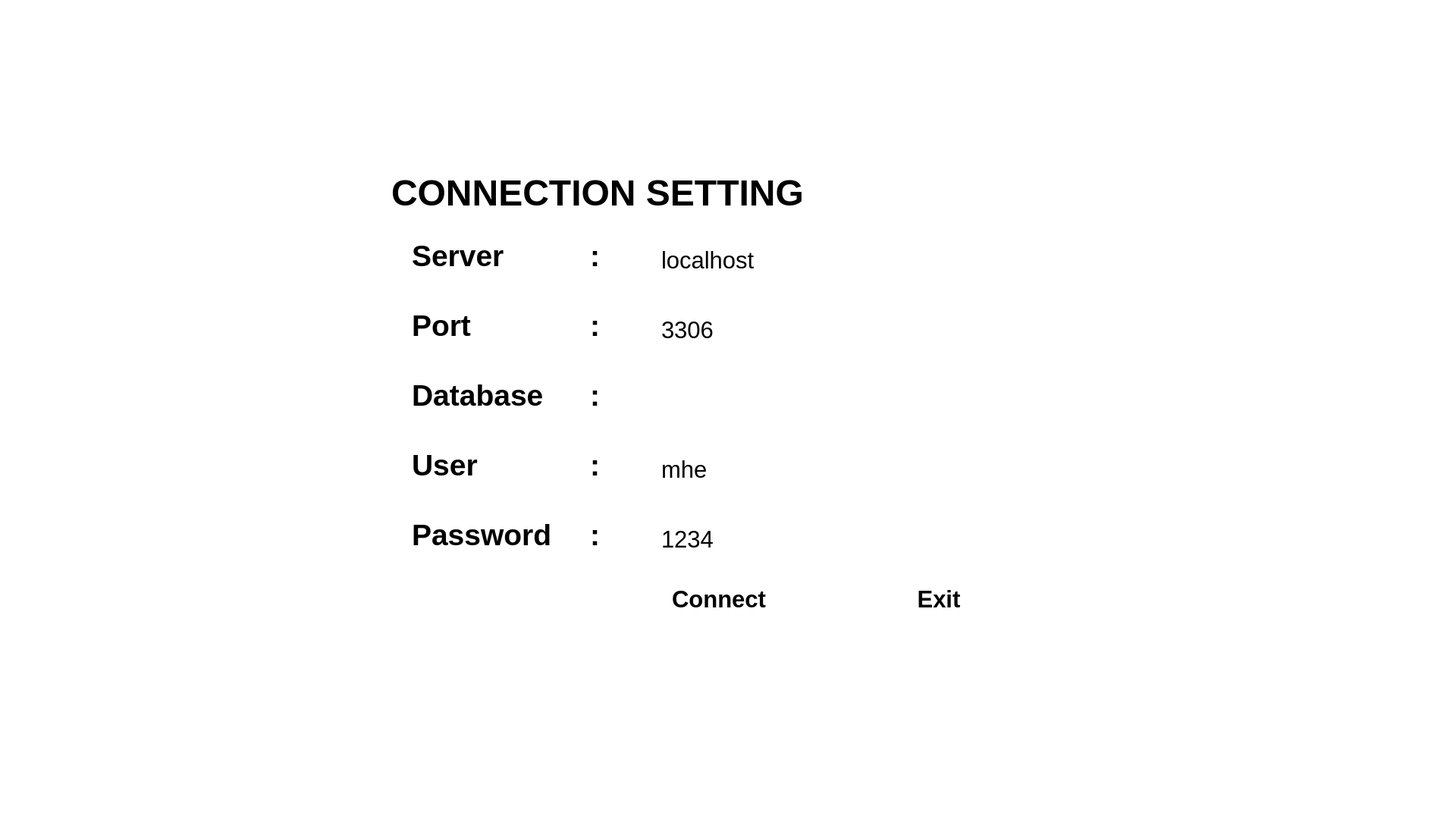
<?xml version="1.0" encoding="UTF-8"?>
<ui version="4.0">
 <class>MainWindow</class>
 <widget class="QMainWindow" name="MainWindow">
  <property name="windowModality">
   <enum>Qt::NonModal</enum>
  </property>
  <property name="geometry">
   <rect>
    <x>0</x>
    <y>0</y>
    <width>1920</width>
    <height>1080</height>
   </rect>
  </property>
  <property name="palette">
   <palette>
    <active>
     <colorrole role="Midlight">
      <brush brushstyle="SolidPattern">
       <color alpha="255">
        <red>255</red>
        <green>255</green>
        <blue>255</blue>
       </color>
      </brush>
     </colorrole>
     <colorrole role="Base">
      <brush brushstyle="SolidPattern">
       <color alpha="255">
        <red>255</red>
        <green>255</green>
        <blue>255</blue>
       </color>
      </brush>
     </colorrole>
     <colorrole role="Window">
      <brush brushstyle="SolidPattern">
       <color alpha="255">
        <red>255</red>
        <green>255</green>
        <blue>255</blue>
       </color>
      </brush>
     </colorrole>
     <colorrole role="Shadow">
      <brush brushstyle="SolidPattern">
       <color alpha="255">
        <red>255</red>
        <green>255</green>
        <blue>255</blue>
       </color>
      </brush>
     </colorrole>
    </active>
    <inactive>
     <colorrole role="Midlight">
      <brush brushstyle="SolidPattern">
       <color alpha="255">
        <red>227</red>
        <green>227</green>
        <blue>227</blue>
       </color>
      </brush>
     </colorrole>
     <colorrole role="Base">
      <brush brushstyle="SolidPattern">
       <color alpha="255">
        <red>255</red>
        <green>255</green>
        <blue>255</blue>
       </color>
      </brush>
     </colorrole>
     <colorrole role="Window">
      <brush brushstyle="SolidPattern">
       <color alpha="255">
        <red>255</red>
        <green>255</green>
        <blue>255</blue>
       </color>
      </brush>
     </colorrole>
     <colorrole role="Shadow">
      <brush brushstyle="SolidPattern">
       <color alpha="255">
        <red>255</red>
        <green>255</green>
        <blue>255</blue>
       </color>
      </brush>
     </colorrole>
    </inactive>
    <disabled>
     <colorrole role="Midlight">
      <brush brushstyle="SolidPattern">
       <color alpha="255">
        <red>255</red>
        <green>255</green>
        <blue>255</blue>
       </color>
      </brush>
     </colorrole>
     <colorrole role="Base">
      <brush brushstyle="SolidPattern">
       <color alpha="255">
        <red>255</red>
        <green>255</green>
        <blue>255</blue>
       </color>
      </brush>
     </colorrole>
     <colorrole role="Window">
      <brush brushstyle="SolidPattern">
       <color alpha="255">
        <red>255</red>
        <green>255</green>
        <blue>255</blue>
       </color>
      </brush>
     </colorrole>
     <colorrole role="Shadow">
      <brush brushstyle="SolidPattern">
       <color alpha="255">
        <red>255</red>
        <green>255</green>
        <blue>255</blue>
       </color>
      </brush>
     </colorrole>
    </disabled>
   </palette>
  </property>
  <property name="font">
   <font>
    <family>Segoe UI</family>
   </font>
  </property>
  <property name="windowTitle">
   <string>MainWindow</string>
  </property>
  <widget class="QWidget" name="centralwidget">
   <property name="palette">
    <palette>
     <active>
      <colorrole role="WindowText">
       <brush brushstyle="SolidPattern">
        <color alpha="255">
         <red>0</red>
         <green>0</green>
         <blue>0</blue>
        </color>
       </brush>
      </colorrole>
     </active>
     <inactive>
      <colorrole role="WindowText">
       <brush brushstyle="SolidPattern">
        <color alpha="255">
         <red>0</red>
         <green>0</green>
         <blue>0</blue>
        </color>
       </brush>
      </colorrole>
     </inactive>
     <disabled>
      <colorrole role="WindowText">
       <brush brushstyle="SolidPattern">
        <color alpha="255">
         <red>166</red>
         <green>36</green>
         <blue>36</blue>
        </color>
       </brush>
      </colorrole>
     </disabled>
    </palette>
   </property>
   <widget class="QLabel" name="frame_connection">
    <property name="geometry">
     <rect>
      <x>463</x>
      <y>256</y>
      <width>989</width>
      <height>600</height>
     </rect>
    </property>
    <property name="text">
     <string/>
    </property>
    <property name="pixmap">
     <pixmap>../Images/Frame connection.png</pixmap>
    </property>
    <property name="scaledContents">
     <bool>true</bool>
    </property>
   </widget>
   <widget class="QLabel" name="label_connection">
    <property name="geometry">
     <rect>
      <x>516</x>
      <y>229</y>
      <width>651</width>
      <height>51</height>
     </rect>
    </property>
    <property name="palette">
     <palette>
      <active>
       <colorrole role="WindowText">
        <brush brushstyle="SolidPattern">
         <color alpha="255">
          <red>166</red>
          <green>36</green>
          <blue>36</blue>
         </color>
        </brush>
       </colorrole>
      </active>
      <inactive>
       <colorrole role="WindowText">
        <brush brushstyle="SolidPattern">
         <color alpha="255">
          <red>0</red>
          <green>0</green>
          <blue>0</blue>
         </color>
        </brush>
       </colorrole>
      </inactive>
      <disabled>
       <colorrole role="WindowText">
        <brush brushstyle="SolidPattern">
         <color alpha="255">
          <red>166</red>
          <green>36</green>
          <blue>36</blue>
         </color>
        </brush>
       </colorrole>
      </disabled>
     </palette>
    </property>
    <property name="font">
     <font>
      <family>Segoe UI</family>
      <pointsize>36</pointsize>
      <weight>75</weight>
      <bold>true</bold>
     </font>
    </property>
    <property name="autoFillBackground">
     <bool>true</bool>
    </property>
    <property name="frameShape">
     <enum>QFrame::NoFrame</enum>
    </property>
    <property name="text">
     <string>CONNECTION SETTING</string>
    </property>
    <property name="textFormat">
     <enum>Qt::PlainText</enum>
    </property>
    <property name="wordWrap">
     <bool>false</bool>
    </property>
   </widget>
   <widget class="QLabel" name="label_server">
    <property name="geometry">
     <rect>
      <x>543</x>
      <y>314</y>
      <width>203</width>
      <height>46</height>
     </rect>
    </property>
    <property name="font">
     <font>
      <family>Segoe UI</family>
      <pointsize>29</pointsize>
      <weight>75</weight>
      <bold>true</bold>
     </font>
    </property>
    <property name="text">
     <string>Server</string>
    </property>
   </widget>
   <widget class="QLabel" name="label_port">
    <property name="geometry">
     <rect>
      <x>543</x>
      <y>406</y>
      <width>203</width>
      <height>46</height>
     </rect>
    </property>
    <property name="font">
     <font>
      <family>Segoe UI</family>
      <pointsize>29</pointsize>
      <weight>75</weight>
      <bold>true</bold>
     </font>
    </property>
    <property name="text">
     <string>Port</string>
    </property>
   </widget>
   <widget class="QLabel" name="label_database">
    <property name="geometry">
     <rect>
      <x>543</x>
      <y>498</y>
      <width>261</width>
      <height>46</height>
     </rect>
    </property>
    <property name="font">
     <font>
      <family>Segoe UI</family>
      <pointsize>29</pointsize>
      <weight>75</weight>
      <bold>true</bold>
     </font>
    </property>
    <property name="text">
     <string>Database</string>
    </property>
   </widget>
   <widget class="QLabel" name="label_user">
    <property name="geometry">
     <rect>
      <x>543</x>
      <y>590</y>
      <width>261</width>
      <height>46</height>
     </rect>
    </property>
    <property name="font">
     <font>
      <family>Segoe UI</family>
      <pointsize>29</pointsize>
      <weight>75</weight>
      <bold>true</bold>
     </font>
    </property>
    <property name="text">
     <string>User</string>
    </property>
   </widget>
   <widget class="QLabel" name="label_password">
    <property name="geometry">
     <rect>
      <x>543</x>
      <y>682</y>
      <width>261</width>
      <height>46</height>
     </rect>
    </property>
    <property name="font">
     <font>
      <family>Segoe UI</family>
      <pointsize>29</pointsize>
      <weight>75</weight>
      <bold>true</bold>
     </font>
    </property>
    <property name="text">
     <string>Password</string>
    </property>
   </widget>
   <widget class="QLabel" name="label_2cham">
    <property name="geometry">
     <rect>
      <x>778</x>
      <y>314</y>
      <width>21</width>
      <height>46</height>
     </rect>
    </property>
    <property name="font">
     <font>
      <family>Segoe UI</family>
      <pointsize>29</pointsize>
      <weight>75</weight>
      <bold>true</bold>
     </font>
    </property>
    <property name="text">
     <string>:</string>
    </property>
   </widget>
   <widget class="QLabel" name="label_2cham_2">
    <property name="geometry">
     <rect>
      <x>778</x>
      <y>406</y>
      <width>21</width>
      <height>46</height>
     </rect>
    </property>
    <property name="font">
     <font>
      <family>Segoe UI</family>
      <pointsize>29</pointsize>
      <weight>75</weight>
      <bold>true</bold>
     </font>
    </property>
    <property name="text">
     <string>:</string>
    </property>
   </widget>
   <widget class="QLabel" name="label_2cham_3">
    <property name="geometry">
     <rect>
      <x>778</x>
      <y>498</y>
      <width>21</width>
      <height>46</height>
     </rect>
    </property>
    <property name="font">
     <font>
      <family>Segoe UI</family>
      <pointsize>29</pointsize>
      <weight>75</weight>
      <bold>true</bold>
     </font>
    </property>
    <property name="text">
     <string>:</string>
    </property>
   </widget>
   <widget class="QLabel" name="label_2cham_4">
    <property name="geometry">
     <rect>
      <x>778</x>
      <y>590</y>
      <width>21</width>
      <height>46</height>
     </rect>
    </property>
    <property name="font">
     <font>
      <family>Segoe UI</family>
      <pointsize>29</pointsize>
      <weight>75</weight>
      <bold>true</bold>
     </font>
    </property>
    <property name="text">
     <string>:</string>
    </property>
   </widget>
   <widget class="QLabel" name="label_2cham_5">
    <property name="geometry">
     <rect>
      <x>778</x>
      <y>682</y>
      <width>21</width>
      <height>46</height>
     </rect>
    </property>
    <property name="font">
     <font>
      <family>Segoe UI</family>
      <pointsize>29</pointsize>
      <weight>75</weight>
      <bold>true</bold>
     </font>
    </property>
    <property name="text">
     <string>:</string>
    </property>
   </widget>
   <widget class="QLabel" name="frame_portinput">
    <property name="geometry">
     <rect>
      <x>838</x>
      <y>406</y>
      <width>516</width>
      <height>56</height>
     </rect>
    </property>
    <property name="text">
     <string/>
    </property>
    <property name="pixmap">
     <pixmap>../Images/text_label.png</pixmap>
    </property>
    <property name="scaledContents">
     <bool>true</bool>
    </property>
   </widget>
   <widget class="QLabel" name="frame_databaseinput">
    <property name="geometry">
     <rect>
      <x>838</x>
      <y>498</y>
      <width>516</width>
      <height>56</height>
     </rect>
    </property>
    <property name="text">
     <string/>
    </property>
    <property name="pixmap">
     <pixmap>../Images/text_label.png</pixmap>
    </property>
    <property name="scaledContents">
     <bool>true</bool>
    </property>
   </widget>
   <widget class="QLabel" name="frame_userinput">
    <property name="geometry">
     <rect>
      <x>838</x>
      <y>590</y>
      <width>516</width>
      <height>56</height>
     </rect>
    </property>
    <property name="text">
     <string/>
    </property>
    <property name="pixmap">
     <pixmap>../Images/text_label.png</pixmap>
    </property>
    <property name="scaledContents">
     <bool>true</bool>
    </property>
   </widget>
   <widget class="QLabel" name="frame_passwordinput">
    <property name="geometry">
     <rect>
      <x>838</x>
      <y>682</y>
      <width>516</width>
      <height>56</height>
     </rect>
    </property>
    <property name="text">
     <string/>
    </property>
    <property name="pixmap">
     <pixmap>../Images/text_label.png</pixmap>
    </property>
    <property name="scaledContents">
     <bool>true</bool>
    </property>
   </widget>
   <widget class="QPushButton" name="pushButtonConnect">
    <property name="enabled">
     <bool>true</bool>
    </property>
    <property name="geometry">
     <rect>
      <x>848</x>
      <y>764</y>
      <width>200</width>
      <height>51</height>
     </rect>
    </property>
    <property name="sizePolicy">
     <sizepolicy hsizetype="Fixed" vsizetype="Fixed">
      <horstretch>0</horstretch>
      <verstretch>0</verstretch>
     </sizepolicy>
    </property>
    <property name="palette">
     <palette>
      <active>
       <colorrole role="WindowText">
        <brush brushstyle="SolidPattern">
         <color alpha="255">
          <red>255</red>
          <green>255</green>
          <blue>255</blue>
         </color>
        </brush>
       </colorrole>
       <colorrole role="Text">
        <brush brushstyle="SolidPattern">
         <color alpha="255">
          <red>255</red>
          <green>255</green>
          <blue>255</blue>
         </color>
        </brush>
       </colorrole>
       <colorrole role="ButtonText">
        <brush brushstyle="SolidPattern">
         <color alpha="255">
          <red>255</red>
          <green>255</green>
          <blue>255</blue>
         </color>
        </brush>
       </colorrole>
      </active>
      <inactive>
       <colorrole role="WindowText">
        <brush brushstyle="SolidPattern">
         <color alpha="255">
          <red>0</red>
          <green>0</green>
          <blue>0</blue>
         </color>
        </brush>
       </colorrole>
       <colorrole role="Text">
        <brush brushstyle="SolidPattern">
         <color alpha="255">
          <red>0</red>
          <green>0</green>
          <blue>0</blue>
         </color>
        </brush>
       </colorrole>
       <colorrole role="ButtonText">
        <brush brushstyle="SolidPattern">
         <color alpha="255">
          <red>0</red>
          <green>0</green>
          <blue>0</blue>
         </color>
        </brush>
       </colorrole>
      </inactive>
      <disabled>
       <colorrole role="WindowText">
        <brush brushstyle="SolidPattern">
         <color alpha="255">
          <red>166</red>
          <green>36</green>
          <blue>36</blue>
         </color>
        </brush>
       </colorrole>
       <colorrole role="Text">
        <brush brushstyle="SolidPattern">
         <color alpha="255">
          <red>120</red>
          <green>120</green>
          <blue>120</blue>
         </color>
        </brush>
       </colorrole>
       <colorrole role="ButtonText">
        <brush brushstyle="SolidPattern">
         <color alpha="255">
          <red>120</red>
          <green>120</green>
          <blue>120</blue>
         </color>
        </brush>
       </colorrole>
      </disabled>
     </palette>
    </property>
    <property name="font">
     <font>
      <family>Segoe UI</family>
      <pointsize>23</pointsize>
      <weight>75</weight>
      <bold>true</bold>
     </font>
    </property>
    <property name="autoFillBackground">
     <bool>false</bool>
    </property>
    <property name="text">
     <string>Connect</string>
    </property>
    <property name="autoDefault">
     <bool>false</bool>
    </property>
    <property name="flat">
     <bool>true</bool>
    </property>
   </widget>
   <widget class="QLabel" name="frame_connectbutton">
    <property name="geometry">
     <rect>
      <x>838</x>
      <y>764</y>
      <width>221</width>
      <height>51</height>
     </rect>
    </property>
    <property name="text">
     <string/>
    </property>
    <property name="pixmap">
     <pixmap>../Images/connect_button.png</pixmap>
    </property>
    <property name="scaledContents">
     <bool>true</bool>
    </property>
   </widget>
   <widget class="QLabel" name="frame_connectbutton_2">
    <property name="geometry">
     <rect>
      <x>1128</x>
      <y>764</y>
      <width>221</width>
      <height>51</height>
     </rect>
    </property>
    <property name="text">
     <string/>
    </property>
    <property name="pixmap">
     <pixmap>../Images/connect_button.png</pixmap>
    </property>
    <property name="scaledContents">
     <bool>true</bool>
    </property>
   </widget>
   <widget class="QPushButton" name="pushButtoExit">
    <property name="enabled">
     <bool>true</bool>
    </property>
    <property name="geometry">
     <rect>
      <x>1138</x>
      <y>764</y>
      <width>200</width>
      <height>51</height>
     </rect>
    </property>
    <property name="sizePolicy">
     <sizepolicy hsizetype="Fixed" vsizetype="Fixed">
      <horstretch>0</horstretch>
      <verstretch>0</verstretch>
     </sizepolicy>
    </property>
    <property name="palette">
     <palette>
      <active>
       <colorrole role="WindowText">
        <brush brushstyle="SolidPattern">
         <color alpha="255">
          <red>255</red>
          <green>255</green>
          <blue>255</blue>
         </color>
        </brush>
       </colorrole>
       <colorrole role="Text">
        <brush brushstyle="SolidPattern">
         <color alpha="255">
          <red>255</red>
          <green>255</green>
          <blue>255</blue>
         </color>
        </brush>
       </colorrole>
       <colorrole role="ButtonText">
        <brush brushstyle="SolidPattern">
         <color alpha="255">
          <red>255</red>
          <green>255</green>
          <blue>255</blue>
         </color>
        </brush>
       </colorrole>
      </active>
      <inactive>
       <colorrole role="WindowText">
        <brush brushstyle="SolidPattern">
         <color alpha="255">
          <red>0</red>
          <green>0</green>
          <blue>0</blue>
         </color>
        </brush>
       </colorrole>
       <colorrole role="Text">
        <brush brushstyle="SolidPattern">
         <color alpha="255">
          <red>0</red>
          <green>0</green>
          <blue>0</blue>
         </color>
        </brush>
       </colorrole>
       <colorrole role="ButtonText">
        <brush brushstyle="SolidPattern">
         <color alpha="255">
          <red>0</red>
          <green>0</green>
          <blue>0</blue>
         </color>
        </brush>
       </colorrole>
      </inactive>
      <disabled>
       <colorrole role="WindowText">
        <brush brushstyle="SolidPattern">
         <color alpha="255">
          <red>166</red>
          <green>36</green>
          <blue>36</blue>
         </color>
        </brush>
       </colorrole>
       <colorrole role="Text">
        <brush brushstyle="SolidPattern">
         <color alpha="255">
          <red>120</red>
          <green>120</green>
          <blue>120</blue>
         </color>
        </brush>
       </colorrole>
       <colorrole role="ButtonText">
        <brush brushstyle="SolidPattern">
         <color alpha="255">
          <red>120</red>
          <green>120</green>
          <blue>120</blue>
         </color>
        </brush>
       </colorrole>
      </disabled>
     </palette>
    </property>
    <property name="font">
     <font>
      <family>Segoe UI</family>
      <pointsize>23</pointsize>
      <weight>75</weight>
      <bold>true</bold>
     </font>
    </property>
    <property name="autoFillBackground">
     <bool>false</bool>
    </property>
    <property name="text">
     <string>Exit</string>
    </property>
    <property name="autoDefault">
     <bool>false</bool>
    </property>
    <property name="flat">
     <bool>true</bool>
    </property>
   </widget>
   <widget class="QLabel" name="frame_serverinput">
    <property name="geometry">
     <rect>
      <x>838</x>
      <y>314</y>
      <width>516</width>
      <height>56</height>
     </rect>
    </property>
    <property name="text">
     <string/>
    </property>
    <property name="pixmap">
     <pixmap>../Images/text_label.png</pixmap>
    </property>
    <property name="scaledContents">
     <bool>true</bool>
    </property>
   </widget>
   <widget class="QLineEdit" name="lineEditServer">
    <property name="geometry">
     <rect>
      <x>870</x>
      <y>322</y>
      <width>471</width>
      <height>41</height>
     </rect>
    </property>
    <property name="font">
     <font>
      <family>Segoe UI</family>
      <pointsize>23</pointsize>
     </font>
    </property>
    <property name="text">
     <string>localhost</string>
    </property>
    <property name="frame">
     <bool>false</bool>
    </property>
    <property name="clearButtonEnabled">
     <bool>false</bool>
    </property>
   </widget>
   <widget class="QLineEdit" name="lineEditPort">
    <property name="geometry">
     <rect>
      <x>870</x>
      <y>414</y>
      <width>471</width>
      <height>41</height>
     </rect>
    </property>
    <property name="sizePolicy">
     <sizepolicy hsizetype="Expanding" vsizetype="Fixed">
      <horstretch>0</horstretch>
      <verstretch>0</verstretch>
     </sizepolicy>
    </property>
    <property name="font">
     <font>
      <family>Segoe UI</family>
      <pointsize>23</pointsize>
     </font>
    </property>
    <property name="text">
     <string>3306</string>
    </property>
    <property name="frame">
     <bool>false</bool>
    </property>
    <property name="clearButtonEnabled">
     <bool>false</bool>
    </property>
   </widget>
   <widget class="QLineEdit" name="lineEditDatabase">
    <property name="geometry">
     <rect>
      <x>870</x>
      <y>507</y>
      <width>471</width>
      <height>41</height>
     </rect>
    </property>
    <property name="sizePolicy">
     <sizepolicy hsizetype="Expanding" vsizetype="Fixed">
      <horstretch>0</horstretch>
      <verstretch>0</verstretch>
     </sizepolicy>
    </property>
    <property name="font">
     <font>
      <family>Segoe UI</family>
      <pointsize>23</pointsize>
     </font>
    </property>
    <property name="text">
     <string/>
    </property>
    <property name="frame">
     <bool>false</bool>
    </property>
    <property name="clearButtonEnabled">
     <bool>false</bool>
    </property>
   </widget>
   <widget class="QLineEdit" name="lineEditUser">
    <property name="geometry">
     <rect>
      <x>870</x>
      <y>598</y>
      <width>471</width>
      <height>41</height>
     </rect>
    </property>
    <property name="sizePolicy">
     <sizepolicy hsizetype="Expanding" vsizetype="Fixed">
      <horstretch>0</horstretch>
      <verstretch>0</verstretch>
     </sizepolicy>
    </property>
    <property name="font">
     <font>
      <family>Segoe UI</family>
      <pointsize>23</pointsize>
     </font>
    </property>
    <property name="text">
     <string>mhe</string>
    </property>
    <property name="frame">
     <bool>false</bool>
    </property>
    <property name="clearButtonEnabled">
     <bool>false</bool>
    </property>
   </widget>
   <widget class="QLineEdit" name="lineEditPassword">
    <property name="geometry">
     <rect>
      <x>870</x>
      <y>690</y>
      <width>471</width>
      <height>41</height>
     </rect>
    </property>
    <property name="sizePolicy">
     <sizepolicy hsizetype="Expanding" vsizetype="Fixed">
      <horstretch>0</horstretch>
      <verstretch>0</verstretch>
     </sizepolicy>
    </property>
    <property name="font">
     <font>
      <family>Segoe UI</family>
      <pointsize>23</pointsize>
     </font>
    </property>
    <property name="text">
     <string>1234</string>
    </property>
    <property name="frame">
     <bool>false</bool>
    </property>
    <property name="echoMode">
     <enum>QLineEdit::Normal</enum>
    </property>
    <property name="readOnly">
     <bool>false</bool>
    </property>
    <property name="clearButtonEnabled">
     <bool>false</bool>
    </property>
   </widget>
   <zorder>frame_connection</zorder>
   <zorder>frame_connectbutton</zorder>
   <zorder>label_connection</zorder>
   <zorder>label_server</zorder>
   <zorder>label_port</zorder>
   <zorder>label_database</zorder>
   <zorder>label_user</zorder>
   <zorder>label_password</zorder>
   <zorder>label_2cham</zorder>
   <zorder>label_2cham_2</zorder>
   <zorder>label_2cham_3</zorder>
   <zorder>label_2cham_4</zorder>
   <zorder>label_2cham_5</zorder>
   <zorder>frame_portinput</zorder>
   <zorder>frame_databaseinput</zorder>
   <zorder>frame_userinput</zorder>
   <zorder>frame_passwordinput</zorder>
   <zorder>pushButtonConnect</zorder>
   <zorder>frame_connectbutton_2</zorder>
   <zorder>pushButtoExit</zorder>
   <zorder>frame_serverinput</zorder>
   <zorder>lineEditServer</zorder>
   <zorder>lineEditPort</zorder>
   <zorder>lineEditDatabase</zorder>
   <zorder>lineEditUser</zorder>
   <zorder>lineEditPassword</zorder>
  </widget>
 </widget>
 <resources/>
 <connections>
  <connection>
   <sender>pushButtoExit</sender>
   <signal>clicked()</signal>
   <receiver>MainWindow</receiver>
   <slot>close()</slot>
   <hints>
    <hint type="sourcelabel">
     <x>1047</x>
     <y>669</y>
    </hint>
    <hint type="destinationlabel">
     <x>722</x>
     <y>511</y>
    </hint>
   </hints>
  </connection>
 </connections>
</ui>
